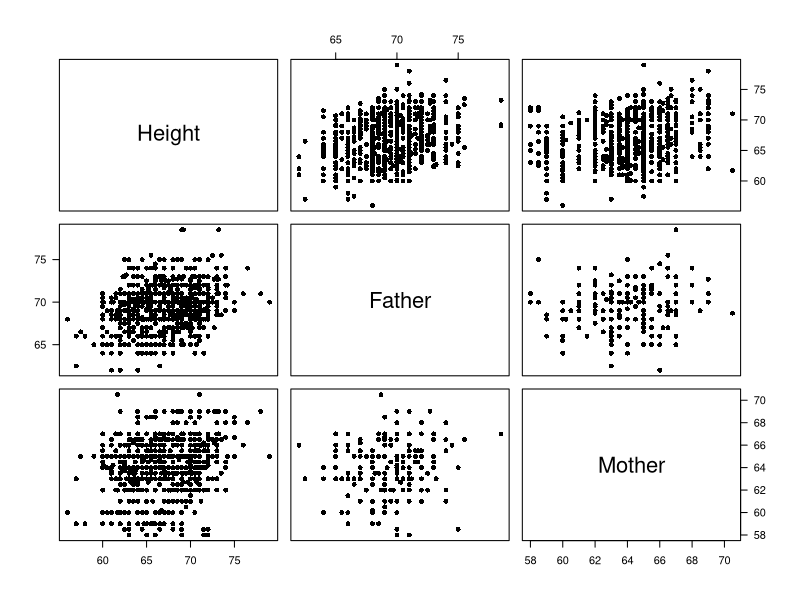

This figure's R source: (Note: this script raises an error after producing the figure.)
## ---- chunk 1
# Disable the comments in R outputs
knitr::opts_chunk$set(comment = NA)
## ---- chunk 2
# Load data
galton <- read.table("Galton.txt", header=TRUE)

# correlation matrix
cor(galton[,c("Height","Father","Mother")])
## ---- chunk 3
# Matrix of scatterplots
pairs(galton[,c("Height","Father","Mother")], pch=16, las=1)
## ---- chunk 4
# Reset "M" to the reference level for the 'Gender' factor:
galton$Gender <- relevel(galton$Gender, ref="M")

# Fit model
fit_mult <- lm(Height ~ Gender+Father+Mother, data=galton)

summary(fit_mult)
## ---- chunk 5
# Convert number to character
convert_num_to_char <- function(num) {
  if (num < 0) {
    return(paste("-",-num))
  } else {
    return(paste("+",num))
  }
}

b0 <- signif(fit_mult$coe[1],4)
b1 <- signif(fit_mult$coe["GenderF"],4)
b2 <- convert_num_to_char(signif(fit_mult$coe["Father"],4))
b3 <- convert_num_to_char(signif(fit_mult$coe["Mother"],4))
## ---- chunk 6
plot(fit_mult$residuals ~ fit_mult$fitted.values,xlab="Predicted", ylab="Residuals", 
     pch=16, las=1)
abline(h=0)
## ---- chunk 7
plot(fit_mult$residuals ~ fit_mult$fitted.values, col=galton$Gender, 
     xlab="Predicted", ylab="Residuals", pch=16, las=1)
abline(h=0)
legend("topleft",c("Male","Female"),pch=16,col=1:2)
## ---- chunk 8
(parents_avg <- colMeans(galton[,c("Father","Mother")]))
## ---- chunk 9
parents_avg["Father"]/parents_avg["Mother"]
## ---- chunk 10
(children_avg <- tapply(galton$Height, galton$Gender,mean))
## ---- chunk 11
children_avg["M"]/children_avg["F"]
## ---- chunk 12
(parents_med <- apply(galton[,c("Father","Mother")], 2, median))
## ---- chunk 13
parents_med["Father"]/parents_med["Mother"]
## ---- chunk 14
(children_med <- tapply(galton$Height, galton$Gender,median))
## ---- chunk 15
children_med["M"]/children_med["F"]
## ---- chunk 16
summary(galton[,c("Father","Mother")])
tapply(galton$Height, galton$Gender, summary)
## ---- chunk 17
plot(density(galton$Mother, bw=1), xlab="Height (inches)", main="Density Plot", las=1,
     xlim=c(min(galton$Mother),max(galton$Father)),lty=2,lwd=2, col="red")
lines(density(galton$Father, bw=1))
legend("topright", c("Father","Mother"), col=c("black","red"), lty=1:2, lwd=1:2)
## ---- chunk 18
plot(density(galton$Mother*1.08, bw=1), xlab="Height (inches)", main="Density Plot", las=1,
     xlim=c(min(galton$Mother),max(galton$Father)),lty=2,lwd=2, col="red")
lines(density(galton$Father, bw=1))
legend("topright", c("Father","Mother(x1.08)"), col=c("black","red"), lty=1:2, lwd=1:2)
## ---- chunk 19
plot(density(galton$Height[galton$Gender=="F"], bw=1), xlab="Children's Height (inches)", 
     main="Density Plot", las=1, xlim=c(min(galton$Height),max(galton$Height)),
     lty=2,lwd=2, col="red")
lines(density(galton$Height[galton$Gender=="M"], bw=1))
legend("topright", c("Male","Female"), col=c("black","red"), lty=1:2, lwd=1:2)
## ---- chunk 20
plot(density(galton$Height[galton$Gender=="F"]*1.08, bw=1), 
     xlab="Children's Height (inches)", main="Density Plot", 
     las=1, xlim=c(min(galton$Height),max(galton$Height)),
     lty=2,lwd=2, col="red")
lines(density(galton$Height[galton$Gender=="M"], bw=1))
legend("topright", c("Male","Female(x1.08)"), col=c("black","red"), lty=1:2, lwd=1:2)
## ---- chunk 21
plot(density(galton$Mother+5.1, bw=1), xlab="Height (inches)", main="Density Plot", las=1,
     xlim=c(min(galton$Mother),max(galton$Father)),lty=2,lwd=2, col="red")
lines(density(galton$Father, bw=1))
legend("topright", c("Father",'Mother(+5.1")'), col=c("black","red"), lty=1:2, lwd=1:2)

plot(density(galton$Height[galton$Gender=="F"]+5.1, bw=1), 
     xlab="Children's Height (inches)", main="Density Plot", 
     las=1,xlim=c(min(galton$Height),max(galton$Height)),
     lty=2,lwd=2, col="red")
lines(density(galton$Height[galton$Gender=="M"], bw=1))
legend("topright", c("Male",'Female(+5.1")'), col=c("black","red"), lty=1:2, lwd=1:2)
## ---- chunk 22
galton$MP <- (galton$Father + 1.08*galton$Mother)/2
## ---- chunk 23
galton$AH <- galton$Height
galton$AH[galton$Gender=="F"] <- galton$Height[galton$Gender=="F"]*1.08
## ---- chunk 24
cor(galton$AH,galton$MP)
## ---- chunk 25
fit <- lm(AH ~ MP, data=galton)
summary(fit)
## ---- chunk 26
beta0 <- signif(fit$coe[1],4)
beta1 <- signif(fit$coe[2],4)
## ---- chunk 27
plot(AH ~ MP, data=galton, pch=16, las=1, xlab="Mid-parental height (inches)", 
     ylab="Children's adjusted height (inches)")
abline(fit, col="red")
## ---- chunk 28
plot(fit$residuals ~ fit$fitted.values,xlab="Predicted", ylab="Residuals", 
     pch=16, las=1)
abline(h=0)
## ---- chunk 29
plot(fit$residuals ~ fit$fitted.values, col=galton$Gender,
     xlab="Predicted", ylab="Residuals", pch=16, las=1)
abline(h=0)
legend("topleft",c("Male","Female"),pch=16,col=1:2)
## ---- chunk 30
predicted_AH <- fit_mult$fitted.values
predicted_AH[galton$Gender=="F"] <- 1.08*predicted_AH[galton$Gender=="F"]
## ---- chunk 31
SSE_AH <- sum( (galton$AH - predicted_AH)^2 )
SST_AH <- (nrow(galton)-1)*var(galton$AH)
(Rsq_AH <- 1-SSE_AH/SST_AH)
## ---- chunk 32
SSE_H <- sum( (galton$Height-fit_mult$fitted.values)^2 )
(SSE_AH/SSE_H)
## ---- chunk 33
var(galton$Height)/var(galton$AH)
## ---- chunk 34
data_new <- data.frame(Gender=c("M","F"), Father=c(62,68), Mother=c(58,65))
rownames(data_new) <- c("Alan","Carly")
## ---- chunk 35
data_new$MP <- (data_new$Father + 1.08*data_new$Mother)/2

# Look at the new data frame
data_new

# predict the adult heights
(pred_mult <- predict(fit_mult, newdata=data_new))
## ---- chunk 36
pred_simple <- predict(fit, newdata=data_new)
pred_simple["Carly"] <- pred_simple["Carly"]/1.08
pred_simple
## ---- chunk 37
pred_simple <- predict(fit, newdata=data_new)
pred_simple[data_new$Gender=="F"] <- pred_simple[data_new$Gender=="F"]/1.08
pred_simple
